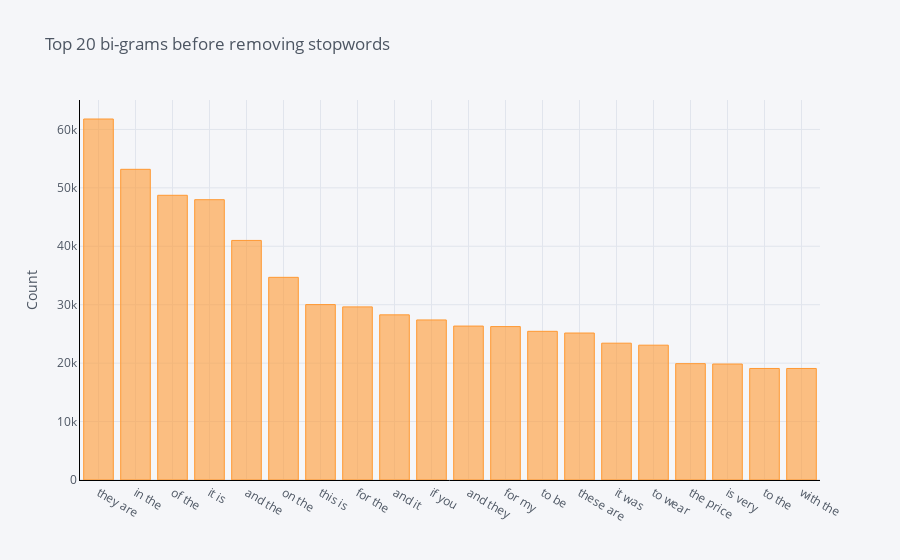

Source (notebook cell):
### Code cell
# plot most frequent bi-grams
plot_ngram_histogram_word_frequency(reviews_data['reviewText'], title="Top 20 bi-grams before removing stopwords",
                             ngram=2)

### Figure 1 — Plotly figure (JSON) as saved in the notebook; plotly's stock layout.template omitted (floating-point values rounded to 4 significant figures)
{"data": [{"marker": {"color": "rgba(255, 153, 51, 0.6)", "line": {"color": "rgba(255, 153, 51, 1.0)", "width": 1}}, "name": "frequency", "orientation": "v", "text": "", "type": "bar", "x": ["they are", "in the", "of the", "it is", "and the", "on the", "this is", "for the", "and it", "if you", "and they", "for my", "to be", "these are", "it was", "to wear", "the price", "is very", "to the", "with the"], "y": [61782, 53171, 48725, 47972, 41001, 34686, 30022, 29628, 28264, 27393, 26344, 26254, 25445, 25153, 23416, 23074, 19913, 19848, 19087, 19085]}], "layout": {"legend": {"bgcolor": "#F5F6F9", "font": {"color": "#4D5663"}}, "paper_bgcolor": "#F5F6F9", "plot_bgcolor": "#F5F6F9", "title": {"font": {"color": "#4D5663"}, "text": "Top 20 bi-grams before removing stopwords"}, "xaxis": {"gridcolor": "#E1E5ED", "linecolor": "black", "showgrid": true, "tickfont": {"color": "#4D5663"}, "title": {"font": {"color": "#4D5663"}, "text": ""}, "zerolinecolor": "#E1E5ED"}, "yaxis": {"gridcolor": "#E1E5ED", "linecolor": "black", "showgrid": true, "tickfont": {"color": "#4D5663"}, "title": {"font": {"color": "#4D5663"}, "text": "Count"}, "zerolinecolor": "#E1E5ED"}}}
